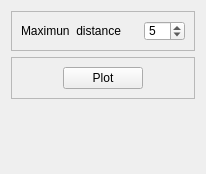
          <widget class="QWidget" name="page_15">
           <property name="geometry">
            <rect>
             <x>0</x>
             <y>0</y>
             <width>206</width>
             <height>174</height>
            </rect>
           </property>
           <attribute name="label">
            <string>Voronoi</string>
           </attribute>
           <layout class="QVBoxLayout" name="verticalLayout_23">
            <item>
             <widget class="QFrame" name="frame_22">
              <property name="minimumSize">
               <size>
                <width>0</width>
                <height>40</height>
               </size>
              </property>
              <property name="frameShape">
               <enum>QFrame::StyledPanel</enum>
              </property>
              <property name="frameShadow">
               <enum>QFrame::Raised</enum>
              </property>
              <layout class="QHBoxLayout" name="horizontalLayout_12">
               <item>
                <widget class="QLabel" name="label_21">
                 <property name="text">
                  <string>Maximun  distance</string>
                 </property>
                </widget>
               </item>
               <item>
                <spacer name="horizontalSpacer_14">
                 <property name="orientation">
                  <enum>Qt::Horizontal</enum>
                 </property>
                 <property name="sizeHint" stdset="0">
                  <size>
                   <width>82</width>
                   <height>20</height>
                  </size>
                 </property>
                </spacer>
               </item>
               <item>
                <widget class="QSpinBox" name="FormActionsPostTextVoronoiMaxDist">
                 <property name="value">
                  <number>5</number>
                 </property>
                </widget>
               </item>
              </layout>
             </widget>
            </item>
            <item>
             <widget class="QFrame" name="frame_19">
              <property name="frameShape">
               <enum>QFrame::StyledPanel</enum>
              </property>
              <property name="frameShadow">
               <enum>QFrame::Raised</enum>
              </property>
              <layout class="QHBoxLayout" name="horizontalLayout_7">
               <item>
                <spacer name="horizontalSpacer_3">
                 <property name="orientation">
                  <enum>Qt::Horizontal</enum>
                 </property>
                 <property name="sizeHint" stdset="0">
                  <size>
                   <width>125</width>
                   <height>20</height>
                  </size>
                 </property>
                </spacer>
               </item>
               <item>
                <widget class="QPushButton" name="FormActionsPostButVoronoi">
                 <property name="text">
                  <string>Plot</string>
                 </property>
                </widget>
               </item>
               <item>
                <spacer name="horizontalSpacer_4">
                 <property name="orientation">
                  <enum>Qt::Horizontal</enum>
                 </property>
                 <property name="sizeHint" stdset="0">
                  <size>
                   <width>125</width>
                   <height>20</height>
                  </size>
                 </property>
                </spacer>
               </item>
              </layout>
             </widget>
            </item>
            <item>
             <widget class="QLabel" name="FormActionsPostLabelVoronoiAtom">
              <property name="text">
               <string/>
              </property>
             </widget>
            </item>
            <item>
             <widget class="QLabel" name="FormActionsPostLabelVoronoiVolume">
              <property name="text">
               <string/>
              </property>
             </widget>
            </item>
            <item>
             <spacer name="verticalSpacer">
              <property name="orientation">
               <enum>Qt::Vertical</enum>
              </property>
              <property name="sizeHint" stdset="0">
               <size>
                <width>20</width>
                <height>40</height>
               </size>
              </property>
             </spacer>
            </item>
           </layout>
          </widget>
